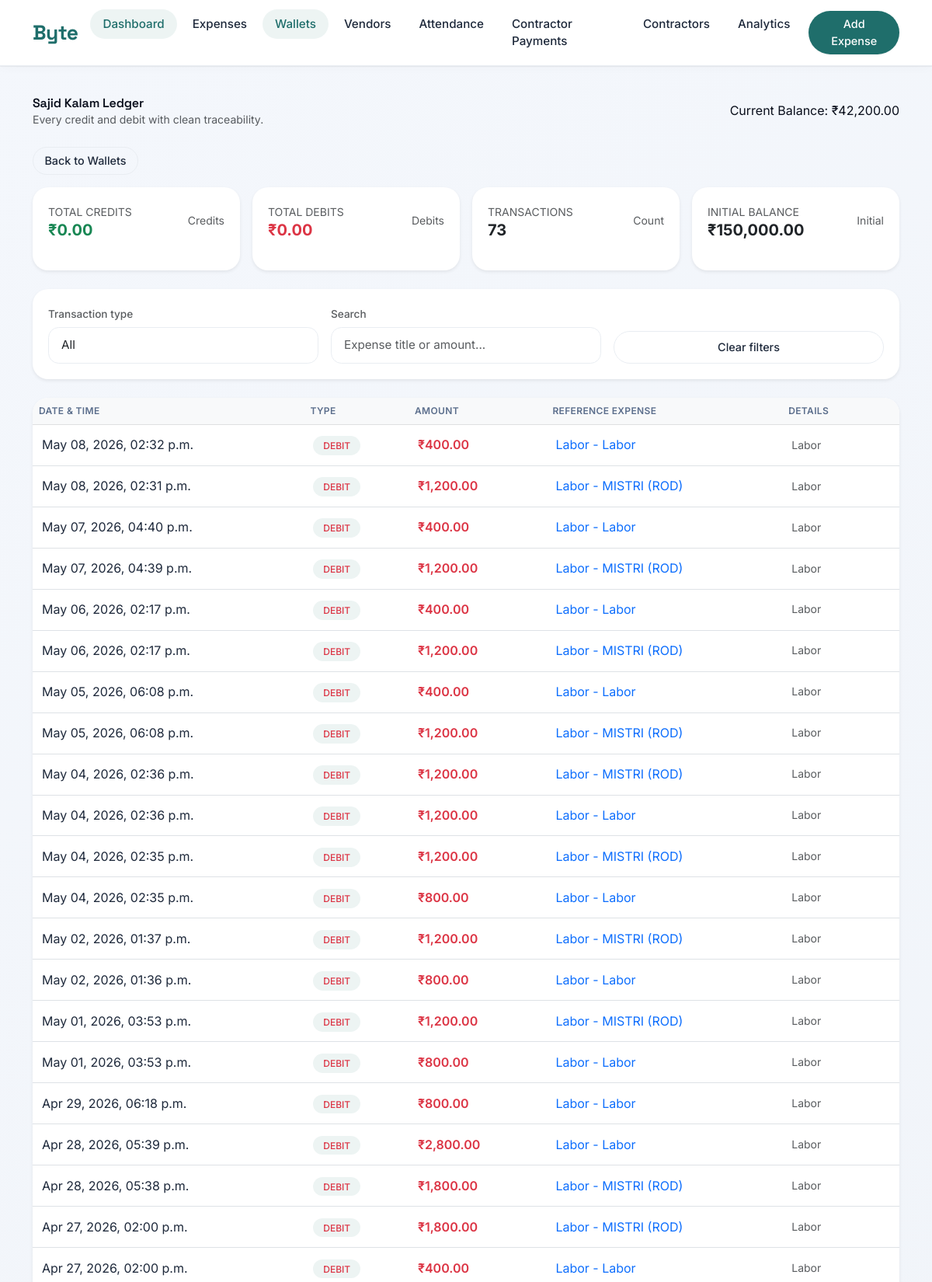
Screenshot of /wallets/1/ (upper part) with the database file from the repository.
### wallets/models.py (models this page shows, shortened)
class Wallet(models.Model):
    name = models.CharField(max_length=255)
    initial_balance = models.DecimalField(max_digits=12, decimal_places=2, default=0.00)
    @property
    def current_balance(self):
        credits = self.transactions.filter(transaction_type='CREDIT').aggregate(Sum('amount'))['amount__sum'] or 0
        debits = self.transactions.filter(transaction_type='DEBIT').aggregate(Sum('amount'))['amount__sum'] or 0
        return self.initial_balance + credits - debits

class WalletTransaction(models.Model):
    TRANSACTION_TYPES = [
        ('CREDIT', 'Credit'),
        ('DEBIT', 'Debit'),
    ]
    wallet = models.ForeignKey(Wallet, on_delete=models.CASCADE, related_name='transactions')
    amount = models.DecimalField(max_digits=12, decimal_places=2)
    transaction_type = models.CharField(max_length=10, choices=TRANSACTION_TYPES)
    expense = models.ForeignKey('expenses.Expense', on_delete=models.CASCADE, null=True, blank=True, related_name='wallet_transactions')
    created_at = models.DateTimeField(auto_now_add=True)
    class Meta:
        indexes = [
            models.Index(fields=['wallet']),
            models.Index(fields=['created_at']),
        ]

### expenses/models.py (models this page shows, shortened)
class Expense(models.Model):
    title = models.CharField(max_length=255)
    type = models.CharField(max_length=15, choices=[('expense', 'Expense'), ('refund', 'Refund')], default='expense')
    amount = models.DecimalField(max_digits=12, decimal_places=2)
    category = models.ForeignKey(Category, on_delete=models.RESTRICT, related_name='expenses')
    subcategory = models.CharField(max_length=255, blank=True, null=True) # Optional text or could just use Category hierarchy
    wallet = models.ForeignKey(Wallet, on_delete=models.RESTRICT, related_name='expenses')
    vendor = models.ForeignKey('vendors.Vendor', on_delete=models.SET_NULL, null=True, blank=True, related_name='expenses')
    payment_mode = models.CharField(max_length=100)
    invoice_number = models.CharField(max_length=100, blank=True, null=True)
    date = models.DateField()
    phase = models.CharField(max_length=100, blank=True, null=True)
    notes = models.TextField(blank=True, null=True)
    file = models.FileField(upload_to='invoices/', blank=True, null=True)
    is_system_generated = models.BooleanField(default=False)
    created_at = models.DateTimeField(auto_now_add=True)
    class Meta:
        indexes = [
            models.Index(fields=['date']),
            models.Index(fields=['category']),
            models.Index(fields=['wallet']),
        ]

class Category(models.Model):
    name = models.CharField(max_length=255)
    parent = models.ForeignKey('self', on_delete=models.CASCADE, null=True, blank=True, related_name='subcategories')
    class Meta:
        verbose_name_plural = "Categories"

### wallets/views.py (the view)
# urls.py: path('<int:pk>/', views.WalletDetailView.as_view(), name='detail'),
class WalletDetailView(DetailView):
    model = Wallet
    template_name = 'wallets/wallet_detail.html'
    context_object_name = 'wallet'
    def get_context_data(self, **kwargs):
        context = super().get_context_data(**kwargs)
        context['transactions'] = self.object.transactions.all().order_by('-created_at')
        return context

### templates/wallets/wallet_detail.html (shortened to what this page needs)
{% extends 'base.html' %}
{% load humanize %}
{% block content %}
<div class="d-flex flex-wrap justify-content-between align-items-center mb-4 gap-3">
    <div>
        <div class="page-title brand-font">{{ wallet.name }} Ledger</div>
        <div class="text-muted small">Every credit and debit with clean traceability.</div>
    </div>
    <div class="chip">Current Balance: ₹{{ wallet.current_balance|floatformat:2|intcomma }}</div>
</div>
<a href="{% url 'wallets:list' %}" class="btn btn-outline-secondary btn-sm rounded-pill mb-3">Back to Wallets</a>
<div class="row g-3 mb-4">
    <div class="col-6 col-md-3">
        <div class="card shadow-sm border-0 h-100">
            <div class="card-body">
                <div class="d-flex justify-content-between align-items-center">
                    <div>
                        <span class="text-muted small text-uppercase">Total Credits</span>
                        <h5 class="mb-0 fw-bold text-success">₹{{ total_credits|default:0|floatformat:2|intcomma }}</h5>
                    </div>
                    <span class="text-muted small">Credits</span>
                </div>
            </div>
        </div>
    </div>
    <div class="col-6 col-md-3">
        <div class="card shadow-sm border-0 h-100">
            <div class="card-body">
                <div class="d-flex justify-content-between align-items-center">
                    <div>
                        <span class="text-muted small text-uppercase">Total Debits</span>
                        <h5 class="mb-0 fw-bold text-danger">₹{{ total_debits|default:0|floatformat:2|intcomma }}</h5>
                    </div>
                    <span class="text-muted small">Debits</span>
                </div>
            </div>
        </div>
    </div>
    <div class="col-6 col-md-3">
        <div class="card shadow-sm border-0 h-100">
            <div class="card-body">
                <div class="d-flex justify-content-between align-items-center">
                    <div>
                        <span class="text-muted small text-uppercase">Transactions</span>
                        <h5 class="mb-0 fw-bold">{{ transactions|length|intcomma }}</h5>
                    </div>
                    <span class="text-muted small">Count</span>
                </div>
            </div>
        </div>
    </div>
    <div class="col-6 col-md-3">
        <div class="card shadow-sm border-0 h-100">
            <div class="card-body">
                <div class="d-flex justify-content-between align-items-center">
                    <div>
                        <span class="text-muted small text-uppercase">Initial Balance</span>
                        <h5 class="mb-0 fw-bold">₹{{ wallet.initial_balance|floatformat:2|intcomma }}</h5>
                    </div>
                    <span class="text-muted small">Initial</span>
                </div>
            </div>
        </div>
    </div>
</div>
<div class="card shadow-sm mb-4">
    <div class="card-body">
        <div class="collapse d-md-block" id="filterCollapse">
            <div class="row g-3 align-items-end">
                <div class="col-12 col-md-4">
                    <label class="form-label small text-muted">Transaction type</label>
                    <select id="typeFilter" class="form-select">
                        <option value="all">All</option>
                    </select>
                </div>
                <div class="col-12 col-md-4">
                    <label class="form-label small text-muted">Search</label>
                    <input type="text" id="searchInput" class="form-control" placeholder="Expense title or amount...">
                </div>
                <div class="col-12 col-md-4">
                    <button type="button" id="clearFilters" class="btn btn-outline-secondary w-100">Clear filters</button>
                </div>
            </div>
        </div>
    </div>
</div>
<div class="card shadow-sm">
    <div class="table-responsive">
        <table class="table table-hover align-middle mb-0" id="ledgerTable">
            <thead class="table-light">
                <tr>
                    <th>Date & Time</th>
                    <th>Type</th>
                    <th>Amount</th>
                    <th class="d-none d-md-table-cell">Reference Expense</th>
                    <th class="d-none d-lg-table-cell">Details</th>
                </tr>
            </thead>
            <tbody>
                {% for tx in transactions %}
                <tr data-type="{{ tx.transaction_type }}" data-search="{{ tx.expense.title|default:'' }} {{ tx.amount }}">
                    <td>{{ tx.created_at|date:"M d, Y, h:i a" }}</td>
                    <td>
                        {% if tx.transaction_type == 'CREDIT' %}
                            <span class="badge-soft text-success border-success">CREDIT</span>
                        {% else %}
                            <span class="badge-soft text-danger border-danger">DEBIT</span>
                        {% endif %}
                    </td>
                    <td class="fw-semibold {% if tx.transaction_type == 'CREDIT' %}text-success{% else %}text-danger{% endif %}">
                        ₹{{ tx.amount|floatformat:2|intcomma }}
                    </td>
                    <td class="d-none d-md-table-cell">
                        {% if tx.expense %}
                            <a href="{% url 'expenses:update' tx.expense.pk %}" class="text-decoration-none">{{ tx.expense.title|truncatechars:30 }}</a>
                        {% else %}
                            <span class="text-muted">—</span>
                        {% endif %}
                    </td>
                    <td class="d-none d-lg-table-cell text-muted small">
                        {% if tx.transaction_type == 'DEBIT' and tx.expense %}
                            {{ tx.expense.category.name|default:"—" }}
                        {% elif tx.transaction_type == 'CREDIT' %}
                            Refund
                        {% else %}
                            —
                        {% endif %}
                    </td>
                </tr>
                {% empty %}
                <tr>
                    <td colspan="5" class="text-center py-5 text-muted">No transactions recorded yet.</td>
                </tr>
                {% endfor %}
            </tbody>
        </table>
    </div>
</div>
{% endblock %}

### templates/base.html (style rules this page uses)
:root { --ink: #0a0f1c; --ink-soft: #1e293b; --muted: #5b6e8c; --muted-light: #8a99b0; --bg: #f8fafc; --card-bg: #ffffff; --border-subtle: #e9edf2; --accent: #1f6e6b; --accent-soft: #2c7e7b; --accent-light: rgba(31, 110, 107, 0.08); --warning: #e67e22; --danger: #dc5f5f; --shadow-sm: 0 4px 12px rgba(0, 0, 0, 0.02), 0 1px 2px rgba(0, 0, 0, 0.03); --shadow-md: 0 8px 24px rgba(0, 0, 0, 0.04), 0 2px 4px rgba(0, 0, 0, 0.02); --shadow-lg: 0 20px 32px -12px rgba(0, 0, 0, 0.08); --radius-card: 1.25rem; --radius-element: 0.85rem; }
* { margin: 0; padding: 0; box-sizing: border-box; }
body { font-family: 'Inter', sans-serif; background: linear-gradient(145deg, #f4f7fc 0%, #eef2f7 100%); color: var(--ink); line-height: 1.45; -webkit-font-smoothing: antialiased; }
h1, h2, h3, h4, .brand-font { font-family: 'Space Grotesk', sans-serif; font-weight: 600; letter-spacing: -0.01em; }
.card { background: var(--card-bg); border: none; border-radius: var(--radius-card); box-shadow: var(--shadow-md); transition: transform 0.2s ease, box-shadow 0.2s; margin-bottom: 1.25rem; overflow: hidden; }
.card-body { padding: 1.25rem; }
.form-label { font-weight: 500; font-size: 0.85rem; margin-bottom: 0.4rem; color: var(--ink-soft); }
.form-control, .form-select, textarea, input:not([type="checkbox"]):not([type="radio"]) { border: 1px solid var(--border-subtle); border-radius: var(--radius-element); padding: 0.7rem 1rem; font-size: 0.95rem; background: #ffffff; transition: all 0.2s; }
.btn { border-radius: 60px; padding: 0.6rem 1.2rem; font-weight: 500; font-size: 0.9rem; transition: all 0.2s; }
.btn-outline-secondary { border-color: var(--border-subtle); color: var(--ink-soft); }
.btn-sm { padding: 0.4rem 0.9rem; }
.badge-soft { background: var(--accent-light); color: var(--accent); border-radius: 60px; padding: 0.3rem 0.8rem; font-weight: 500; font-size: 0.75rem; }
.table { --bs-table-bg: transparent; margin-bottom: 0; }
.table th { font-weight: 600; font-size: 0.75rem; text-transform: uppercase; letter-spacing: 0.03em; color: var(--muted); border-bottom-width: 1px; }
.table td { vertical-align: middle; padding: 0.9rem 0.75rem; color: var(--ink-soft); }
.table-responsive { border-radius: var(--radius-card); overflow-x: auto; -webkit-overflow-scrolling: touch; }
.table td, .table th { white-space: nowrap; }
button, a.btn, .nav-link, .form-control, .form-select { touch-action: manipulation; }

### rows the page displays
Wallet: name "Sajid Kalam", current_balance "42,200.00", initial_balance "150,000.00"
WalletTransaction: created_at "May 08, 2026, 02:32 p.m.", transaction_type "DEBIT", amount "400.00", expense "Labor - Labor", expense.category.name "Labor"
WalletTransaction: created_at "May 08, 2026, 02:31 p.m.", transaction_type "DEBIT", amount "1,200.00", expense "Labor - MISTRI (ROD)", expense.category.name "Labor"
WalletTransaction: created_at "May 07, 2026, 04:40 p.m.", transaction_type "DEBIT", amount "400.00", expense "Labor - Labor", expense.category.name "Labor"
WalletTransaction: created_at "May 07, 2026, 04:39 p.m.", transaction_type "DEBIT", amount "1,200.00", expense "Labor - MISTRI (ROD)", expense.category.name "Labor"
WalletTransaction: created_at "May 06, 2026, 02:17 p.m.", transaction_type "DEBIT", amount "400.00", expense "Labor - Labor", expense.category.name "Labor"
WalletTransaction: created_at "May 06, 2026, 02:17 p.m.", transaction_type "DEBIT", amount "1,200.00", expense "Labor - MISTRI (ROD)", expense.category.name "Labor"
WalletTransaction: created_at "May 05, 2026, 06:08 p.m.", transaction_type "DEBIT", amount "400.00", expense "Labor - Labor", expense.category.name "Labor"
WalletTransaction: created_at "May 05, 2026, 06:08 p.m.", transaction_type "DEBIT", amount "1,200.00", expense "Labor - MISTRI (ROD)", expense.category.name "Labor"
WalletTransaction: created_at "May 04, 2026, 02:36 p.m.", transaction_type "DEBIT", amount "1,200.00", expense "Labor - MISTRI (ROD)", expense.category.name "Labor"
WalletTransaction: created_at "May 04, 2026, 02:36 p.m.", transaction_type "DEBIT", amount "1,200.00", expense "Labor - Labor", expense.category.name "Labor"
WalletTransaction: created_at "May 04, 2026, 02:35 p.m.", transaction_type "DEBIT", amount "1,200.00", expense "Labor - MISTRI (ROD)", expense.category.name "Labor"
WalletTransaction: created_at "May 04, 2026, 02:35 p.m.", transaction_type "DEBIT", amount "800.00", expense "Labor - Labor", expense.category.name "Labor"
WalletTransaction: created_at "May 02, 2026, 01:37 p.m.", transaction_type "DEBIT", amount "1,200.00", expense "Labor - MISTRI (ROD)", expense.category.name "Labor"
WalletTransaction: created_at "May 02, 2026, 01:36 p.m.", transaction_type "DEBIT", amount "800.00", expense "Labor - Labor", expense.category.name "Labor"
WalletTransaction: created_at "May 01, 2026, 03:53 p.m.", transaction_type "DEBIT", amount "1,200.00", expense "Labor - MISTRI (ROD)", expense.category.name "Labor"
WalletTransaction: created_at "May 01, 2026, 03:53 p.m.", transaction_type "DEBIT", amount "800.00", expense "Labor - Labor", expense.category.name "Labor"
WalletTransaction: created_at "Apr 29, 2026, 06:18 p.m.", transaction_type "DEBIT", amount "800.00", expense "Labor - Labor", expense.category.name "Labor"
WalletTransaction: created_at "Apr 28, 2026, 05:39 p.m.", transaction_type "DEBIT", amount "2,800.00", expense "Labor - Labor", expense.category.name "Labor"
WalletTransaction: created_at "Apr 28, 2026, 05:38 p.m.", transaction_type "DEBIT", amount "1,800.00", expense "Labor - MISTRI (ROD)", expense.category.name "Labor"
WalletTransaction: created_at "Apr 27, 2026, 02:00 p.m.", transaction_type "DEBIT", amount "1,800.00", expense "Labor - MISTRI (ROD)", expense.category.name "Labor"
WalletTransaction: created_at "Apr 27, 2026, 02:00 p.m.", transaction_type "DEBIT", amount "400.00", expense "Labor - Labor", expense.category.name "Labor"

### other values shown
{{ total_credits|default:0|floatformat:2|intcomma }} "0.00"
{{ total_debits|default:0|floatformat:2|intcomma }} "0.00"
{{ transactions|length|intcomma }} "73"
